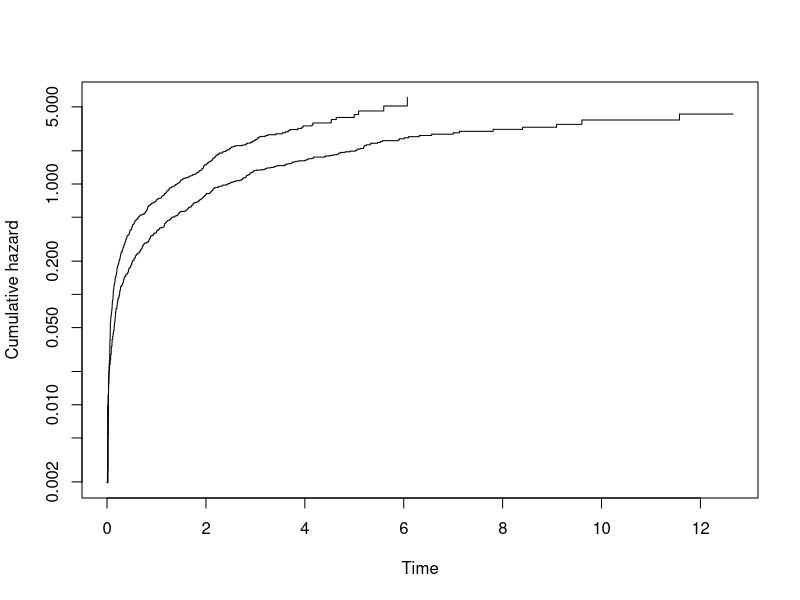
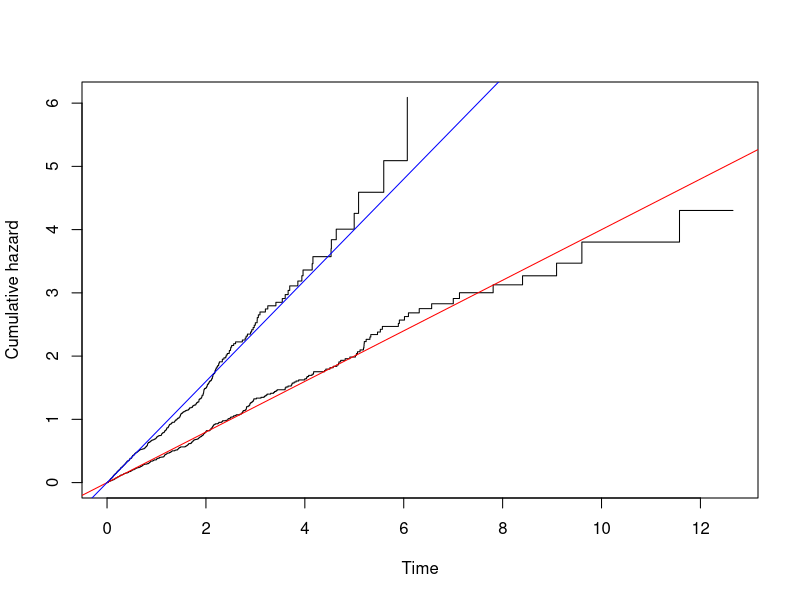
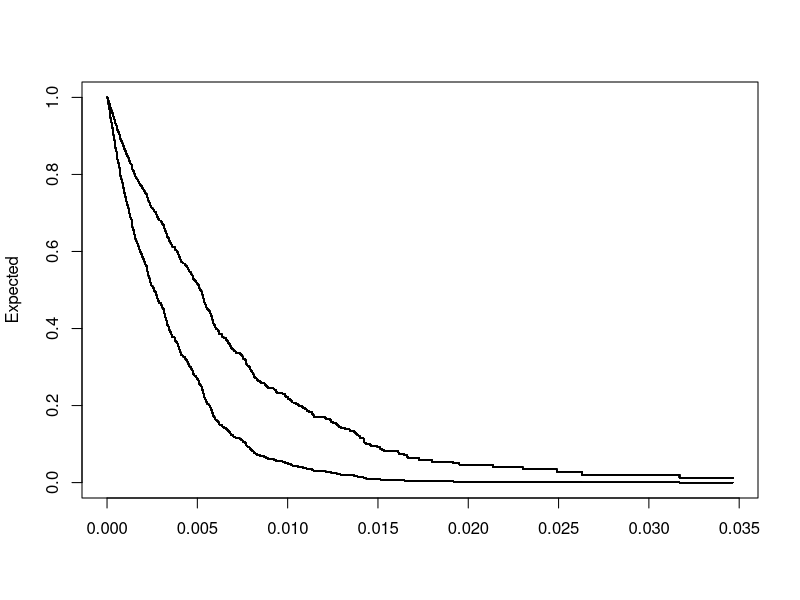
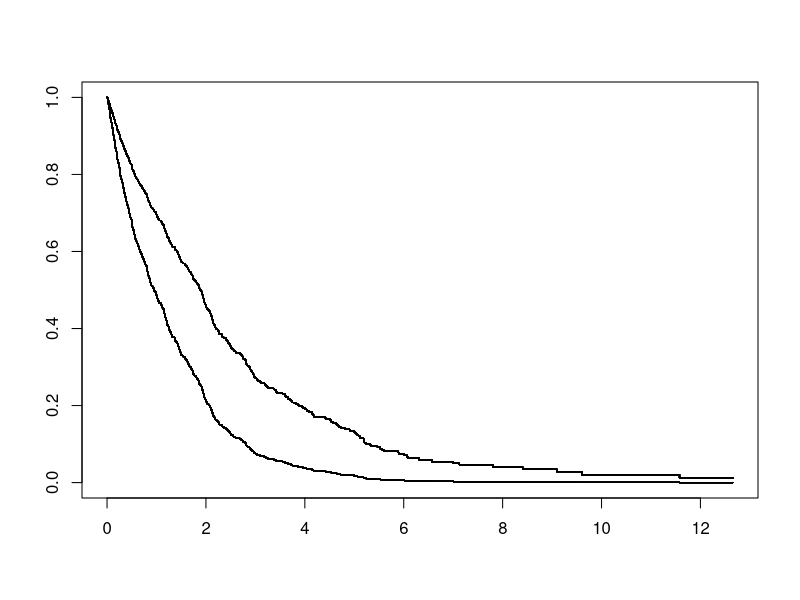
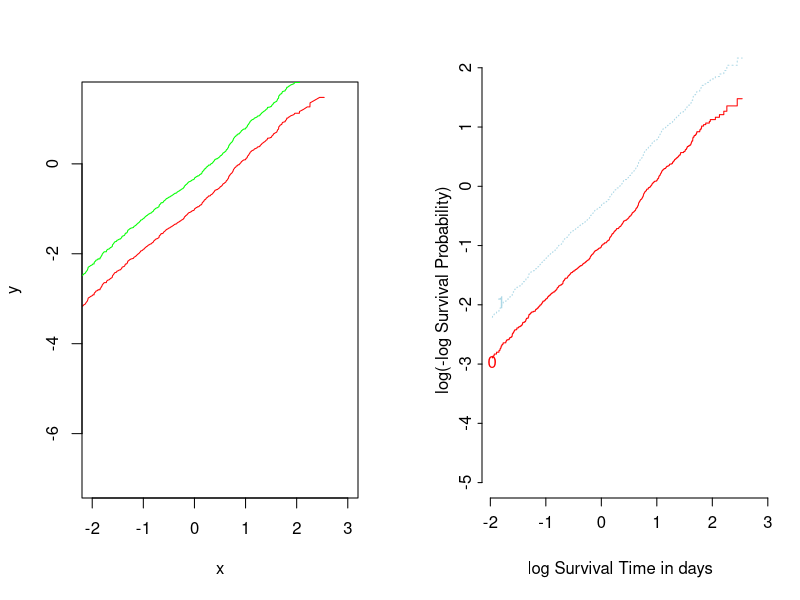
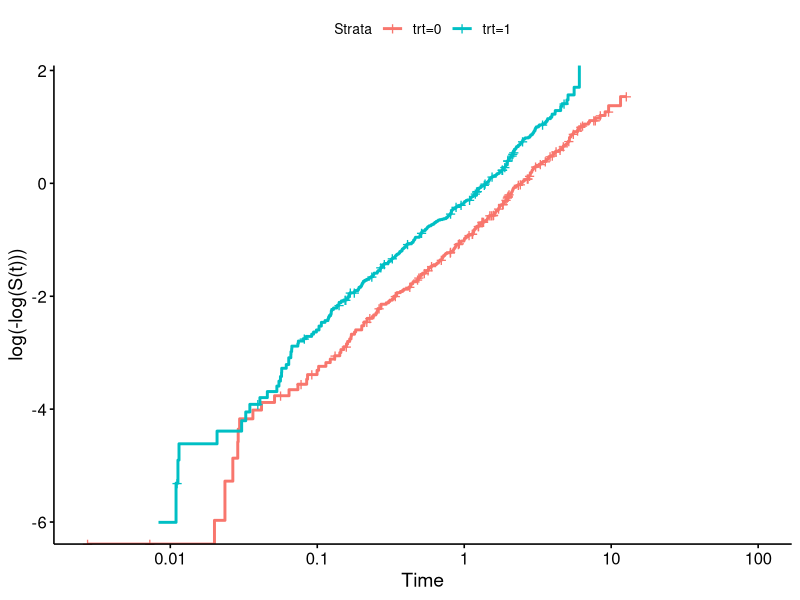
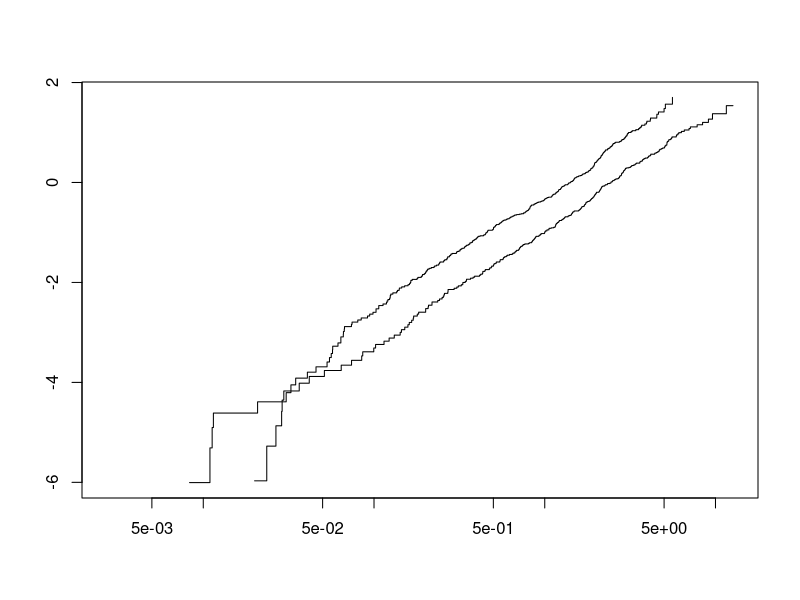
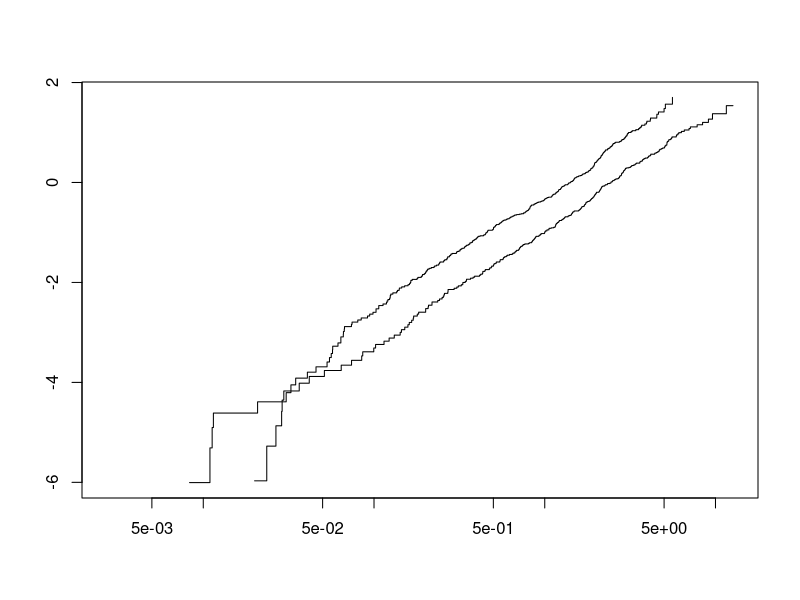

These figures' R source, in order: (Note: this script raises an error after producing the figures.)



##############################   # sim trt groups

rm(list=ls())
set.seed(2234)
require(rms)
require(survminer)
require(survival)

n=800; allocation =.5; hr=2; baseline=.4

trt <- sample(0:1, n,  rep=TRUE, prob=c(1-allocation, allocation))

cens <- 15*runif(n)

h <- baseline*exp(log(hr)*(trt==1))  # hazard function h(t)

dt <- -log(runif(n))/h

label(dt) <- 'Follow-up Time'

e <- ifelse(dt <= cens,1,0)

dt <- pmin(dt, cens)

units(dt) <- "Year"

d <<- data.frame(cbind(dt,e,trt=trt))  ##why the << required to circumvent error?

dd <<- datadist(d)
options(datadist='dd')


# Harrell rms
foo <-d
# S <- Surv(dt,e)
# HARRELS COX
f <- cph(Surv(dt,e) ~  trt, x=TRUE, y=TRUE, data=d )
summary(f)


###########KM#######################################################
survfit <- f1 <- survfit(Surv(dt,e) ~ trt, data = d)
A <- ggsurvplot(f1, main = "Kaplan-Meier Curve" )


####################################################################
# cumulative hazards. no issue here

plot(survfit, fun="cumhaz", ylab="Cumulative hazard", xlab="Time", log=TRUE)
 


plot(survfit, fun="cumhaz", ylab="Cumulative hazard", xlab="Time", log=FALSE)
abline(0,baseline, col='red')
abline(0,baseline*hr, col='blue')














#############################
###why are these so different?

# 
# survplot(f,logt=TRUE, loglog=TRUE, 
#          col=c("red", "lightblue"))
# 
# f1 <- survfit(Surv(dt,e) ~ trt, data = d)  # Harrell
# 
# 
# ggsurvplot(f1, fun = "cloglog",  
#            main = "Complementary log−log" ,
#            legend.title = "Trt.")


# hmm?
# b <- basehaz(coxph(Surv(dt,e)~trt),centered=FALSE)
# 
# b$trt <- d$trt
# 
# plot(b[,1],b[,2])
#~~~~~~~~~~~~~~~~~~~~~~~~~~~~~~~~~~~~~~~~~~~~~~~~~~~~~~~~~~~~~~~~~~~~~~~~~~~~~~~~~~

# cfit <- cph(Surv(dt, e) ~ trt, data = d, surv=TRUE, x=TRUE, y=TRUE)
# survest(cfit,newdata=expand.grid(trt=d$trt) , 
#         times=seq(0,1000,by=1)
# )$surv
# 
# 
# km <- survfit(Surv(dt, e)~trt, data=d)
# #urvest <- stepfun(km$time, c(1, km$surv))
#  trt <- c(  rep(0, km$strata[1])   ,  rep(1, km$strata[2])   )
# ti <- cbind(km$n.event, km$time, km$surv, trt)
# names(ti) <- c("e","dt","s","trt")
# ti <- as.data.frame(ti)
# 
#  require(pec)
# f <- cph(Surv(dt,e) ~  trt, x=TRUE, y=TRUE, data=d , surv=TRUE)
# predictSurvProb(f, times=dt)
# 
# # as follows
# x$trt=c(0,1)
# SS <- predictSurvProb(f,newdata=x$trt,times=dt)
# 
#~~~~~~~~~~~~~~~~~~~~~~~~~~~~~~~~~~~~~~~~~~~~~~~~~~~~~~~~~~~~~~~~~~~~~~~~~~~~~~~~~~
# getting probability Terry Thereneau

fit <- coxph(Surv(dt, e) ~ trt, data = d) 
temp <- data.frame(x=levels(d$trt))
expfit <- survfit(fit, temp)
plot(expfit, xscale=365.25, ylab="Expected")
plot(expfit )

time <-    expfit$time
censor <-  expfit$n.censor
surv <-    unique( expfit$surv,    MARGIN=2 )
cumhaz <-  unique( expfit$cumhaz,  MARGIN=2 )
std.err <- unique( expfit$std.err, MARGIN=2 )
lower <-   unique( expfit$lower,   MARGIN=2 )
upper <-   unique( expfit$upper,   MARGIN=2 )

dat <- cbind(time, censor, surv1=surv[,1] , surv2=surv[,2], cumhaz1=cumhaz[,1], cumhaz2=cumhaz[,2])

dat <- as.data.frame(dat)
 

# lets calc log(-log(S))

dat$surv1_cll <- log(-log(dat["surv1"]))
dat$surv2_cll <- log(-log(dat["surv2"]))
summary(dat)

# here we manage to duplicate frank harrells plot!!!!!!!!!!!!!!!!!!!!!!!!!!!!!!!
par(mfrow=c(1,2))
y <- as.numeric(unlist(dat[,7]))
x <- log(as.numeric(dat$time ))
y2 <- as.numeric(unlist(dat[,8]))


plot(y~x , type="l",col="red" , xlim=c(-2,3))
lines(x,y2,col="green")

fit <- cph(Surv(dt, e) ~ trt, data = d, x=TRUE, y=TRUE) 
survplot(fit,logt=TRUE, loglog=TRUE, 
         col=c("red", "lightblue"))
par(mfrow=c(1,1))
###########################################################

# how is this created?

require("survival")
require("survminer")
fit<- survfit(Surv(dt, e) ~ trt, data = d)
ggsurvplot(fit, data = d, fun = "cloglog")

 
library(MASS)
plot(survfit(Surv(dt, e) ~ trt),   fun="cloglog")


myfun=function(p){return(log(-log(p)))}
plot(survfit(Surv(dt, e) ~ trt),   fun=myfun, log="x")

plot(survfit(Surv(dt, e) ~ trt)  )


###########################################################p95 moore book manually create cloglog
# I can create the clog log 2nd version!!!!
fit<- survfit(Surv(dt, e) ~ trt, data = d)

  time.LA <- fit$time
  surv.LA <- fit$surv
  cloglog.LA <- log(-log(surv.LA))
  logtime.LA <- log(time.LA)
  plot(cloglog.LA ~ logtime.LA, type="s", col="blue", lwd=2, xlim=c(-5, 2))
 
  
  dat2 <- data.frame(cbind(time.LA, surv.LA , cloglog.LA, logtime.LA )) 
  
  summary(dat2)
  summary(dat)
  
  # result.surv.LA <- survfit(Surv(dt) ~ e, subset=(trt == 0))
  #  time.LA <- result.surv.LA$time
  #  surv.LA <- result.surv.LA$surv
  #  cloglog.LA <- log(-log(surv.LA))
  #  logtime.LA <- log(time.LA)
  #  result.surv.M <- survfit(Surv(dt) ~ e, subset=(trt == 1))
  #  time.M <- result.surv.M$time
  #  surv.M <- result.surv.M$surv
  #  cloglog.M <- log(-log(surv.M))
  #  logtime.M <- log(time.M)
  #  plot(cloglog.LA ~ logtime.LA, type="s", col="blue", lwd=2,  xlim=c(-5, 2))
  #  lines(cloglog.M ~ logtime.M, col="red", lwd=2, type="s")
  #  legend("bottomright", legend=c("0",  "1"), col=c("blue","red"), lwd=2)
  # 
  
  
  
  
  
  
  
  
  
  
  
  
  
  
  
  
  
  
###########################################################
par(mfrow=c(1,2))
  
  y <- as.numeric(unlist(dat[,7]))
  x <- log(as.numeric(dat$time ))
  y2 <- as.numeric(unlist(dat[,8]))
  
  
  plot(y~x , type="l",col="red" , xlim=c(-2,3))
  lines(x,y2,col="green")
  
  fit <- cph(Surv(dt, e) ~ trt, data = d, x=TRUE, y=TRUE) 
  survplot(fit,logt=TRUE, loglog=TRUE, 
           col=c("red", "lightblue"))
par(mfrow=c(1,1))
###########################################################

  # time the same
  summary(x)
  summary(logtime.LA)

  








##############################################################




















fit <- cph( Surv(dt,e)~trt, x=TRUE, y=TRUE, surv=TRUE)
ss <- survfit(fit)

par(mfrow=c(2,2))
plot(ss, fun = "cumhaz")
plot(dat[,6]~ dat[,1], ylim=c(0,12))

#~~~~~~~~~~~~~~~~~~~~~~~~~~~~~~~~~~~~~~~~~~~~~~~~~~~~~~~~~~~~~~~~~~~~~~~~~~~~~~~~~

survplot(fit,logt=TRUE, loglog=TRUE, 
         col=c("red", "lightblue"))

f1 <- survfit(Surv(dt,e) ~ trt, data = d)  # Harrell


ggsurvplot(f1, fun = "cloglog",  
           main = "Complementary log−log" ,
           legend.title = "Trt.")

par(mfrow=c(1,1))
